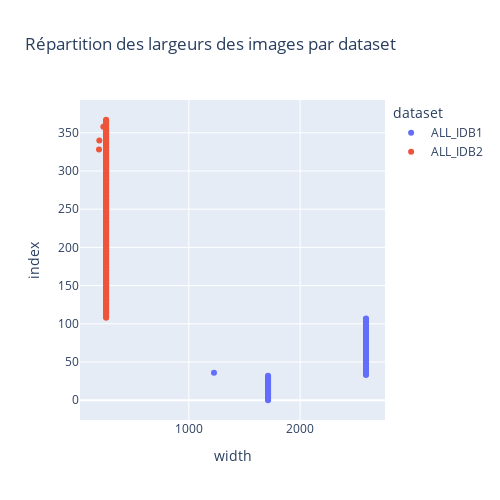
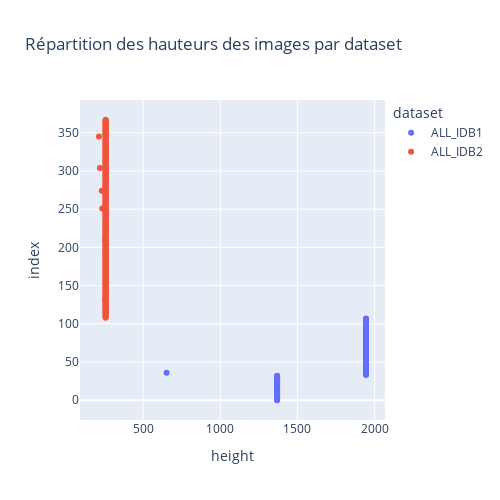

The notebook cell these images were saved under, in order:
### Code cell
# Créer un scatter plot interactif pour la largeur (width) en différenciant par le dataset
fig_width = px.scatter(df, x='width', color='dataset', title="Répartition des largeurs des images par dataset")

# Créer un scatter plot interactif pour la hauteur (height) en différenciant par le dataset
fig_height = px.scatter(df, x='height', color='dataset', title="Répartition des hauteurs des images par dataset")
fig_width.update_layout(width=500, height=500)
fig_height.update_layout(width=500, height=500)
fig_width.show()
fig_height.show()

### Figure 1 — Plotly figure (JSON) as saved in the notebook; plotly's stock layout.template omitted (floating-point values rounded to 4 significant figures; data arrays with more than 128 entries replaced by an {"elided": "..."} marker saying what was removed)
{"data": [{"hovertemplate": "dataset=ALL_IDB1<br>width=%{x}<br>index=%{y}<extra></extra>", "legendgroup": "ALL_IDB1", "marker": {"color": "#636efa", "symbol": "circle"}, "mode": "markers", "name": "ALL_IDB1", "orientation": "h", "showlegend": true, "type": "scatter", "x": [1712, 1712, 1712, 1712, 1712, 1712, 1712, 1712, 1712, 1712, 1712, 1712, 1712, 1712, 1712, 1712, 1712, 1712, 1712, 1712, 1712, 1712, 1712, 1712, 1712, 1712, 1712, 1712, 1712, 1712, 1712, 1712, 1712, 2592, 2592, 2592, 1226, 2592, 2592, 2592, 2592, 2592, 2592, 2592, 2592, 2592, 2592, 2592, 2592, 2592, 2592, 2592, 2592, 2592, 2592, 2592, 2592, 2592, 2592, 2592, 2592, 2592, 2592, 2592, 2592, 2592, 2592, 2592, 2592, 2592, 2592, 2592, 2592, 2592, 2592, 2592, 2592, 2592, 2592, 2592, 2592, 2592, 2592, 2592, 2592, 2592, 2592, 2592, 2592, 2592, 2592, 2592, 2592, 2592, 2592, 2592, 2592, 2592, 2592, 2592, 2592, 2592, 2592, 2592, 2592, 2592, 2592, 2592], "xaxis": "x", "y": [0, 1, 2, 3, 4, 5, 6, 7, 8, 9, 10, 11, 12, 13, 14, 15, 16, 17, 18, 19, 20, 21, 22, 23, 24, 25, 26, 27, 28, 29, 30, 31, 32, 33, 34, 35, 36, 37, 38, 39, 40, 41, 42, 43, 44, 45, 46, 47, 48, 49, 50, 51, 52, 53, 54, 55, 56, 57, 58, 59, 60, 61, 62, 63, 64, 65, 66, 67, 68, 69, 70, 71, 72, 73, 74, 75, 76, 77, 78, 79, 80, 81, 82, 83, 84, 85, 86, 87, 88, 89, 90, 91, 92, 93, 94, 95, 96, 97, 98, 99, 100, 101, 102, 103, 104, 105, 106, 107], "yaxis": "y"}, {"hovertemplate": "dataset=ALL_IDB2<br>width=%{x}<br>index=%{y}<extra></extra>", "legendgroup": "ALL_IDB2", "marker": {"color": "#EF553B", "symbol": "circle"}, "mode": "markers", "name": "ALL_IDB2", "orientation": "h", "showlegend": true, "type": "scatter", "x": {"elided": "260 int values"}, "xaxis": "x", "y": {"elided": "260 int values"}, "yaxis": "y"}], "layout": {"height": 500, "legend": {"title": {"text": "dataset"}, "tracegroupgap": 0}, "title": {"text": "Répartition des largeurs des images par dataset"}, "width": 500, "xaxis": {"anchor": "y", "autorange": true, "domain": [0, 1], "range": [21.11, 2764.0], "title": {"text": "width"}, "type": "linear"}, "yaxis": {"anchor": "x", "autorange": true, "domain": [0, 1], "range": [-25.84, 392.8], "title": {"text": "index"}, "type": "linear"}}}

### Figure 2 — Plotly figure (JSON) as saved in the notebook; plotly's stock layout.template omitted (floating-point values rounded to 4 significant figures; data arrays with more than 128 entries replaced by an {"elided": "..."} marker saying what was removed)
{"data": [{"hovertemplate": "dataset=ALL_IDB1<br>height=%{x}<br>index=%{y}<extra></extra>", "legendgroup": "ALL_IDB1", "marker": {"color": "#636efa", "symbol": "circle"}, "mode": "markers", "name": "ALL_IDB1", "orientation": "h", "showlegend": true, "type": "scatter", "x": [1368, 1368, 1368, 1368, 1368, 1368, 1368, 1368, 1368, 1368, 1368, 1368, 1368, 1368, 1368, 1368, 1368, 1368, 1368, 1368, 1368, 1368, 1368, 1368, 1368, 1368, 1368, 1368, 1368, 1368, 1368, 1368, 1368, 1944, 1944, 1944, 652, 1944, 1944, 1944, 1944, 1944, 1944, 1944, 1944, 1944, 1944, 1944, 1944, 1944, 1944, 1944, 1944, 1944, 1944, 1944, 1944, 1944, 1944, 1944, 1944, 1944, 1944, 1944, 1944, 1944, 1944, 1944, 1944, 1944, 1944, 1944, 1944, 1944, 1944, 1944, 1944, 1944, 1944, 1944, 1944, 1944, 1944, 1944, 1944, 1944, 1944, 1944, 1944, 1944, 1944, 1944, 1944, 1944, 1944, 1944, 1944, 1944, 1944, 1944, 1944, 1944, 1944, 1944, 1944, 1944, 1944, 1944], "xaxis": "x", "y": [0, 1, 2, 3, 4, 5, 6, 7, 8, 9, 10, 11, 12, 13, 14, 15, 16, 17, 18, 19, 20, 21, 22, 23, 24, 25, 26, 27, 28, 29, 30, 31, 32, 33, 34, 35, 36, 37, 38, 39, 40, 41, 42, 43, 44, 45, 46, 47, 48, 49, 50, 51, 52, 53, 54, 55, 56, 57, 58, 59, 60, 61, 62, 63, 64, 65, 66, 67, 68, 69, 70, 71, 72, 73, 74, 75, 76, 77, 78, 79, 80, 81, 82, 83, 84, 85, 86, 87, 88, 89, 90, 91, 92, 93, 94, 95, 96, 97, 98, 99, 100, 101, 102, 103, 104, 105, 106, 107], "yaxis": "y"}, {"hovertemplate": "dataset=ALL_IDB2<br>height=%{x}<br>index=%{y}<extra></extra>", "legendgroup": "ALL_IDB2", "marker": {"color": "#EF553B", "symbol": "circle"}, "mode": "markers", "name": "ALL_IDB2", "orientation": "h", "showlegend": true, "type": "scatter", "x": {"elided": "260 int values"}, "xaxis": "x", "y": {"elided": "260 int values"}, "yaxis": "y"}], "layout": {"height": 500, "legend": {"title": {"text": "dataset"}, "tracegroupgap": 0}, "title": {"text": "Répartition des hauteurs des images par dataset"}, "width": 500, "xaxis": {"anchor": "y", "autorange": true, "domain": [0, 1], "range": [90.05, 2068.0], "title": {"text": "height"}, "type": "linear"}, "yaxis": {"anchor": "x", "autorange": true, "domain": [0, 1], "range": [-25.84, 392.8], "title": {"text": "index"}, "type": "linear"}}}
